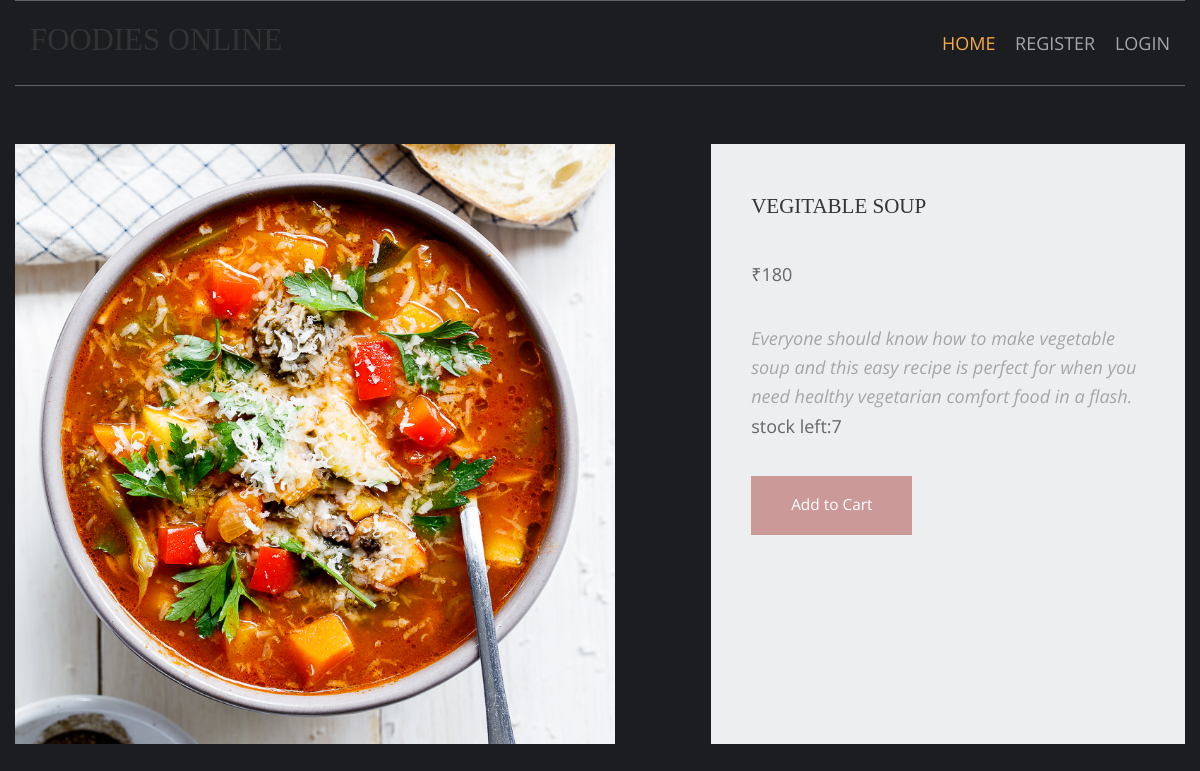
/vegitable-recipes/vegitable-soup, run on the app's committed database.
### shop/models.py (models this page shows, shortened)
class products(models.Model):
    name=models.CharField(max_length=250,unique=True)
    slug=models.SlugField(max_length=250,unique=True)
    img=models.ImageField(upload_to='pics')
    price=models.IntegerField()
    descr=models.TextField()
    stock=models.IntegerField()
    available=models.BooleanField()
    category=models.ForeignKey(categ,on_delete=models.CASCADE)

### shop/views.py (the view)
# urls.py: path('<slug:c_slug>/<slug:product_slug>',views.itm_details,name='details'),
def itm_details(request,c_slug,product_slug):
    try:
        prod=products.objects.get(category__slug=c_slug,slug=product_slug)
    except Exception as e:
        raise e
    return render(request,'single_item.html',{'pr':prod})

### templates/single_item.html (shortened to what this page needs)
{% extends 'base.html' %}
{% block content %}
{% load static %}
<html lang="en">
<head>
    <link href="{% static 'sp/fontawesome/css/all.min.css' %}" rel="stylesheet" />
    <link href="{% static 'sp/css/templatemo-comparto.css' %}" rel="stylesheet" />
</head>
<body>
    <div class="container-fluid">
        <section class="tm-mb-1" id="about">
            <br><br>
            <div class="tm-row tm-about-row">
                <div class="tm-section-1-l">
                    <img src="{{pr.img.url}}" alt="About image" style="width: 600px;height:600px;" class="tm-img-responsive">
                </div>
                <article class="tm-section-1-r tm-bg-color-8">
                    <h2 class="tm-mb-2 tm-title-color">{{pr.name}}</h2>
                    <p>₹{{pr.price}}</p>
                    <i>{{pr.descr}}</i> <br>
                    <p>stock left:{{pr.stock}}</p>
            {% if pr.stock <= 0 %}
            <h2 style="color:red">Sorry...no stock left</h2>
            {% else %}
                <a href="#services" class="tm-btn tm-btn-1 tm-link-to-services">Add to Cart</a>
                {% endif %}
                </article>
            </div>
        </section>
    </div>
</body>
</html>
{% endblock %}

### static/hm/layout/styles/layout.css (style rules this page uses)
*, *::before, *::after { transition:all .3s ease-in-out; }
body { color:#A5A6AA; background-color:#1C1D21; }
a { color:#FBAB45; }

### static/sp/css/templatemo-comparto.css (style rules this page uses)
*, *::before, *::after { box-sizing: border-box; outline: none; }
ul, h1, h2, h3, h4, p, figure { padding: 0; margin: 0; }
body { font-family: 'Open Sans', Arial, sans-serif; font-size: 18px; overflow-x: hidden; padding-left: 15px; padding-right: 15px; margin: 0; }
h2 { font-size: 1.5rem; }
a { transition: all 0.3s ease; text-decoration: none; }
p { color: #666; line-height: 1.7; margin-bottom: 35px; }
h1, h2, h3, h4, h5, h6 { color: #333; }
.container-fluid { max-width: 1210px; margin-left: auto; margin-right: auto; }
.tm-mb-1 { margin-bottom: 20px; }
.tm-mb-2 { margin-bottom: 40px; }
.tm-bg-color-8 { background-color: #EDEEEF; }
.tm-img-responsive { max-width: 100%; height: auto; }
.tm-section-1-l { width: 57.85%; margin-right: 1.65%; }
.tm-section-1-r { padding: 50px 40px; width: 40.5%; }
.tm-row { display: flex; }
.tm-btn { display: inline-block; padding: 15px 40px; font-size: 1.1rem; border: none; background-color: #CC9999; color: white; }
a { color: #666; }

### static/hm/layout/styles/framework.css (style rules this page uses)
html { overflow-y:scroll; overflow-x:hidden; }
html, body { margin:0; padding:0; font-size:14px; line-height:1.6em; }
*, *::before, *::after { box-sizing:border-box; }
a { outline:none; text-decoration:none; }
img { width:auto; max-width:100%; height:auto; margin:0; padding:0; border:none; line-height:normal; vertical-align:middle; }
body, input, textarea, select { font-family:Verdana, Geneva, sans-serif; }
h1, h2, h3, h4, h5, h6, .heading { font-family:Georgia, "Times New Roman", Times, serif; }
::placeholder { opacity:1; }
h1, h2, h3, h4, h5, h6, .heading { margin:0 0 20px 0; font-size:1.4rem; line-height:normal; font-weight:normal; text-transform:uppercase; }
address, article, aside, figcaption, figure, footer, header, main, nav, section { display:block; margin:0; padding:0; }

### data on the page
products: img (picture), name "VEGITABLE SOUP", price "180", descr "Everyone should know how to make vegetable soup and this easy recipe is perfect for when you need healthy vegetarian comfort food in a flash.", stock "7"
